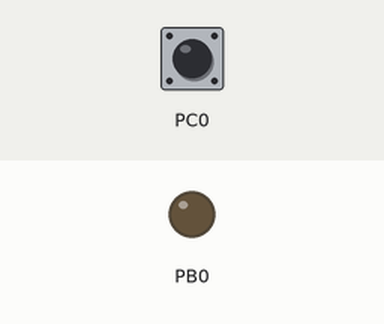
Bench run of a program on a simulated ATmega8, built with avr-gcc and emulated at 1 MHz. Parts: output pins drawn as LEDs (lit = HIGH). The inputs (shaded band) are chosen by the test bench; at power-on: PC0 HIGH.

Above: at 1.2 s.
1.3 s: PC0 pulled LOW for 0.15 s
At 1.5 s:
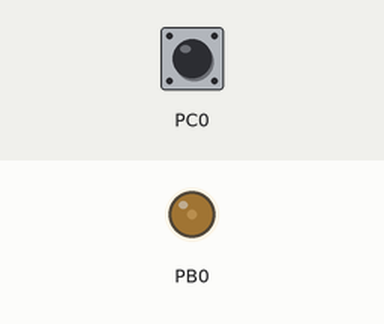
3.0 s: PC0 pulled LOW for 1 s
At 4.7 s:
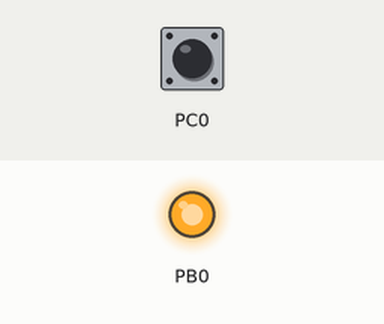
5.5 s: PC0 pulsed LOW 5 times (0.12 s each, 0.3 s apart)
At 6.27 s:
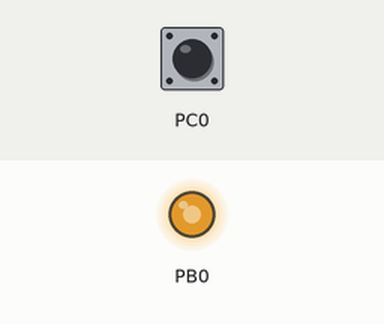
Timing chart, 0 to 8.5 s (numbered marks = the images above; inputs shaded):
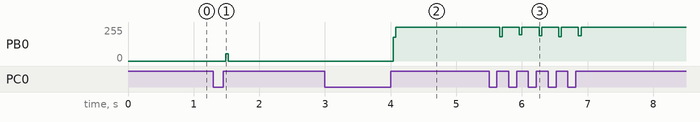

The program:

main.c
```c
#include<avr/io.h>
#include<avr/interrupt.h>
#include"util/delay.h"
#define F_CPu 12000000
ISR (TIMER0_OVF_vect)
{
  TCNT0=98;
  PORTB^=0x01;
}
void tx (unsigned char data)
{
 unsigned char i;
 TCCR0=0x01;
 _delay_us(800);
 TCCR0=0x00;
// _delay_us(800);
 for(i=0 ; i<=7 ;i++)
 {
  if((data&0x01)==0x01)
  {
   TCCR0=0x01;
   _delay_us(1600);
   }
   else
   {
    TCCR0=0x00;
	_delay_us(2000);
    }
	data>>=1;
  }
   TCCR0=0x00;
   PORTC=0x0f;
}
void main()
{
 unsigned char tx1;
 TCNT0=98;
 TCCR0=0x00;

 TIMSK=0x01;
 DDRB=0x01;
 PORTB=0x00;
 DDRC=0x00;
 PORTC=0x0f;

 sei();

 while(1)
 {
   if((PINC&0x01)==0x00)
   {
    while((PINC&0x01)==0x00);
	tx(tx1);
	PORTC=0x0f;
	tx1++;
	}
  }
}
```

Measured:
- after the input at 1.3 s, PB0: 0/255 → 53/255 after 0.19 s, → 0/255 0.04 s later
- after the input at 3.0 s, PB0: 0/255 → 255/255 after 1.0 s
